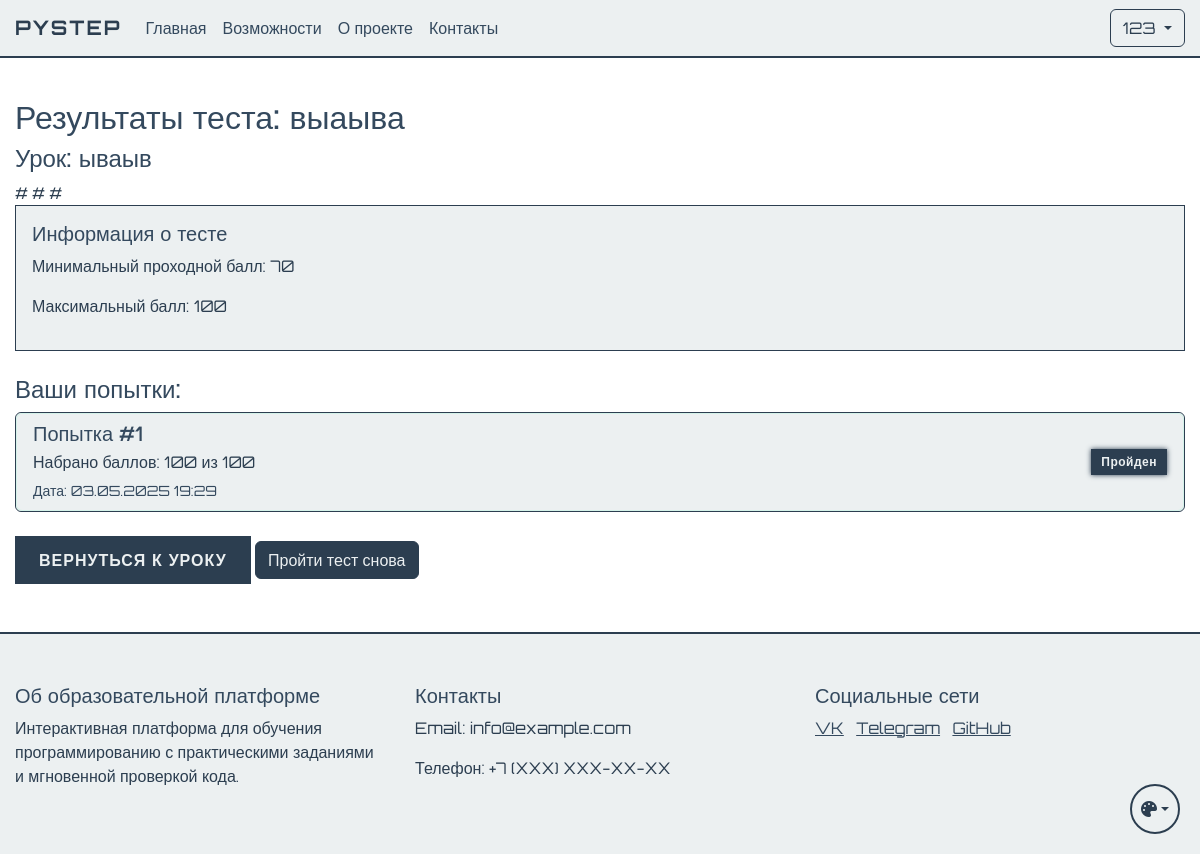
Page /lessons/1/test (signed in) on the committed database.
### app.py (models this page shows, shortened)
class User(UserMixin, db.Model):
    id = db.Column(db.Integer, primary_key=True)
    name = db.Column(db.String(100), nullable=False)
    username = db.Column(db.String(80), unique=True, nullable=False)
    email = db.Column(db.String(120), unique=True, nullable=False)
    password_hash = db.Column(db.String(128))
    is_admin = db.Column(db.Boolean, default=False)
    user_type = db.Column(db.String(20), default='student')  # student, teacher, admin
    created_by = db.Column(db.Integer, db.ForeignKey('user.id'), nullable=True)  # ID пользователя, создавшего этого пользователя
    created_at = db.Column(db.DateTime, default=db.func.now())
    last_login = db.Column(db.DateTime)
    is_active = db.Column(db.Boolean, default=True)
    progress = db.relationship('UserProgress', backref='user', lazy=True)
    ratings = db.relationship('UserRating', backref='user', lazy=True)
    created_users = db.relationship('User', backref=db.backref('creator', remote_side=[id]))

class TheoryTest(db.Model):
    id = db.Column(db.Integer, primary_key=True)
    lesson_id = db.Column(db.Integer, db.ForeignKey('lesson.id'), nullable=False)
    title = db.Column(db.String(200), nullable=False)
    description = db.Column(db.Text)
    max_score = db.Column(db.Integer, default=100)
    time_limit = db.Column(db.Integer)  # Время на прохождение в минутах
    questions = db.relationship('TestQuestion', backref='test', lazy=True)
    created_at = db.Column(db.DateTime, default=db.func.now())
    updated_at = db.Column(db.DateTime, default=db.func.now(), onupdate=db.func.now())
    is_active = db.Column(db.Boolean, default=True)
    required_score = db.Column(db.Integer, default=70)  # Минимальный балл для прохождения

class Lesson(db.Model):
    id = db.Column(db.Integer, primary_key=True)
    order_number = db.Column(db.Integer, unique=True, nullable=False)
    title = db.Column(db.String(200), nullable=False)
    description = db.Column(db.Text)
    is_active = db.Column(db.Boolean, default=True)
    created_at = db.Column(db.DateTime, default=db.func.now())
    theory_content = db.Column(db.Text)
    theory_test = db.relationship('TheoryTest', backref='lesson', uselist=False)
    practice_tasks = db.relationship('PracticeTask', backref='lesson', lazy=True)
    required_lesson_id = db.Column(db.Integer, db.ForeignKey('lesson.id'), nullable=True)
    required_lesson = db.relationship('Lesson', remote_side=[id], backref='next_lessons')

class TestResult(db.Model):
    id = db.Column(db.Integer, primary_key=True)
    user_id = db.Column(db.Integer, db.ForeignKey('user.id'), nullable=False)
    lesson_id = db.Column(db.Integer, db.ForeignKey('lesson.id'), nullable=False)
    test_id = db.Column(db.Integer, db.ForeignKey('theory_test.id'), nullable=False)
    score = db.Column(db.Integer, nullable=False)
    is_passed = db.Column(db.Boolean, default=False)
    started_at = db.Column(db.DateTime, nullable=False)
    completed_at = db.Column(db.DateTime)
    answers = db.Column(db.JSON)  # Хранение ответов пользователя
    created_at = db.Column(db.DateTime, default=db.func.now())
    updated_at = db.Column(db.DateTime, default=db.func.now(), onupdate=db.func.now())
    user = db.relationship('User', backref=db.backref('test_results', lazy=True))
    test = db.relationship('TheoryTest', backref=db.backref('results', lazy=True))
    lesson = db.relationship('Lesson', backref=db.backref('test_results', lazy=True))

### app.py (the view, shortened to what this page needs)
@app.route('/lessons/<int:lesson_id>/test', methods=['GET', 'POST'])
@login_required
def take_test(lesson_id):
    lesson = Lesson.query.get_or_404(lesson_id)
    test = TheoryTest.query.filter_by(lesson_id=lesson_id, is_active=True).first()
    if not test:
        flash('Тест не найден или неактивен')
        return redirect(url_for('view_student_lesson', lesson_id=lesson_id))
    progress = UserProgress.query.filter_by(
        user_id=current_user.id,
        lesson_id=lesson_id
    ).first()
    if not progress or not progress.theory_completed:
        flash('Сначала необходимо пройти теоретический материал')
        return redirect(url_for('view_lesson_theory', lesson_id=lesson_id))
    previous_results = TestResult.query.filter_by(
        user_id=current_user.id,
        test_id=test.id
    ).order_by(TestResult.created_at.desc()).all()
    if request.method == 'GET' and any(result.is_passed for result in previous_results):
        if request.args.get('retake') == 'true':
            return render_template('take_test.html', lesson=lesson, test=test)
        return render_template('test_results.html',
                            lesson=lesson,
                            test=test,
                            results=previous_results)

### app.py (called while the page is built)
@login_manager.user_loader
def load_user(user_id):
    return db.session.get(User, int(user_id))

### templates/test_results.html (shortened to what this page needs)
{% extends "base.html" %}
{% block content %}
<div class="container mt-4">
    <h2>Результаты теста: {{ test.title }}</h2>
    <h4>Урок: {{ lesson.title }}</h4>
    #{% with messages = get_flashed_messages() %}
    #
    #{% endwith %}
    <div class="card mb-4">
        <div class="card-body">
            <h5 class="card-title">Информация о тесте</h5>
            <p>Минимальный проходной балл: {{ test.required_score }}</p>
            <p>Максимальный балл: {{ test.max_score }}</p>
        </div>
    </div>
    <h4>Ваши попытки:</h4>
    {% if results %}
        <div class="list-group">
            {% for result in results %}
                <div class="list-group-item {% if result.is_passed %}list-group-item-success{% else %}list-group-item-danger{% endif %}">
                    <div class="d-flex justify-content-between align-items-center">
                        <div>
                            <h5 class="mb-1">Попытка #{{ loop.revindex }}</h5>
                            <p class="mb-1">Набрано баллов: {{ result.score }} из {{ test.max_score }}</p>
                            <small>Дата: {{ result.created_at.strftime('%d.%m.%Y %H:%M') }}</small>
                        </div>
                        <div>
                            {% if result.is_passed %}
                                <span class="badge bg-success">Пройден</span>
                            {% else %}
                                <span class="badge bg-danger">Не пройден</span>
                            {% endif %}
                        </div>
                    </div>
                </div>
            {% endfor %}
        </div>
    {% else %}
        <p>У вас пока нет попыток прохождения теста.</p>
    {% endif %}
    <div class="mt-4">
        <a href="{{ url_for('view_student_lesson', lesson_id=lesson.id) }}" class="btn btn-primary">Вернуться к уроку</a>
        <a href="{{ url_for('take_test', lesson_id=lesson.id, retake='true') }}" class="btn btn-success">Пройти тест снова</a>
    </div>
</div>
{% endblock %}

### templates/base.html (shortened to what this page needs)
<!DOCTYPE html>
<html lang="ru">
<head>
    <link href="https://cdn.jsdelivr.net/npm/bootstrap@5.3.0/dist/css/bootstrap.min.css" rel="stylesheet">
    <link href="{{ url_for('static', filename='css/themes.css') }}" rel="stylesheet">
    <link href="{{ url_for('static', filename='css/base.css') }}" rel="stylesheet">
    <link href="{{ url_for('static', filename='css/components.css') }}" rel="stylesheet">
    <link href="{{ url_for('static', filename='css/forms.css') }}" rel="stylesheet">
    <link href="{{ url_for('static', filename='css/tables.css') }}" rel="stylesheet">
    <link href="{{ url_for('static', filename='css/layout.css') }}" rel="stylesheet">
</head>
<body>
    <nav class="navbar navbar-expand-lg navbar-dark">
        <div class="container">
            <a class="navbar-brand" href="{{ url_for('index') }}">PyStep</a>
            <div class="collapse navbar-collapse" id="navbarNav">
                <ul class="navbar-nav me-auto">
                    <li class="nav-item">
                        <a class="nav-link" href="{{ url_for('index') }}">Главная</a>
                    </li>
                    <li class="nav-item">
                        <a class="nav-link" href="/#features">Возможности</a>
                    </li>
                    <li class="nav-item">
                        <a class="nav-link" href="/#about">О проекте</a>
                    </li>
                    <li class="nav-item">
                        <a class="nav-link" href="/#contact">Контакты</a>
                    </li>
                </ul>
                <div class="d-flex">
                    {% if current_user.is_authenticated %}
                        <div class="dropdown">
                            <button class="btn btn-outline-light dropdown-toggle" type="button" id="userMenu" data-bs-toggle="dropdown">
                                {{ current_user.username }}
                            </button>
                        </div>
                    {% else %}
                        <a href="{{ url_for('login') }}" class="btn btn-outline-light me-2">Войти</a>
                    {% endif %}
                </div>
            </div>
        </div>
    </nav>
    {% block content %}{% endblock %}
    <footer class="footer mt-5">
        <div class="container">
            <div class="row">
                <div class="col-md-4">
                    <h5>Об образовательной платформе</h5>
                    <p>Интерактивная платформа для обучения программированию с практическими заданиями и мгновенной проверкой кода.</p>
                </div>
                <div class="col-md-4">
                    <h5>Контакты</h5>
                    <p>Email: info@example.com</p>
                    <p>Телефон: +7 (XXX) XXX-XX-XX</p>
                </div>
                <div class="col-md-4">
                    <h5>Социальные сети</h5>
                    <a href="#" class="text-white me-2">VK</a>
                    <a href="#" class="text-white me-2">Telegram</a>
                    <a href="#" class="text-white">GitHub</a>
                </div>
            </div>
        </div>
    </footer>
    <div class="theme-switch">
        <button class="btn dropdown-toggle" type="button" id="themeDropdown" data-bs-toggle="dropdown" aria-expanded="false">
            <i class="fa-solid fa-palette"></i>
        </button>
    </div>
    <link rel="stylesheet" href="https://cdnjs.cloudflare.com/ajax/libs/font-awesome/6.5.1/css/all.min.css">
</body>
</html>

### static/css/themes.css (style rules this page uses)
:root[data-theme="classic"] { --cyber-primary: #2c3e50; --cyber-secondary: #34495e; --cyber-dark: #ecf0f1; --cyber-bg: #ffffff; --cyber-text: #2c3e50; --cyber-text-light: #34495e; --cyber-text-muted: #7f8c8d; --cyber-card-bg: #ecf0f1; --cyber-text-dark: #2c3e50; --cyber-info: #3498db; }

### static/css/base.css (style rules this page uses)
body { font-family: 'Orbitron', sans-serif; background-color: var(--cyber-bg); color: var(--cyber-text); min-height: 100vh; display: flex; flex-direction: column; opacity: 0; transition: opacity 0.3s ease; }
body.theme-loaded { opacity: 1; }
h1, h2, h3, h4, h5, h6 { color: var(--cyber-text-light); }
p { color: var(--cyber-text); }
.text-white { color: var(--cyber-text-light) !important; }
.navbar { background-color: var(--cyber-dark) !important; border-bottom: 2px solid var(--cyber-primary); }
.navbar-brand { color: var(--cyber-primary) !important; font-weight: 700; text-transform: uppercase; letter-spacing: 2px; }
.nav-link { color: var(--cyber-text-light) !important; transition: all 0.3s ease; }
.footer { background-color: var(--cyber-dark); border-top: 2px solid var(--cyber-primary); color: var(--cyber-text-light); padding: 50px 0; margin-top: auto; }

### static/css/components.css (style rules this page uses)
.card { background-color: var(--cyber-card-bg); border: 1px solid var(--cyber-primary); color: var(--cyber-text-light); }
.card-body { background-color: var(--cyber-card-bg); color: var(--cyber-text-light); }
.btn-outline-light { border-color: var(--cyber-primary); color: var(--cyber-primary); transition: all 0.3s ease; }

### static/css/layout.css (style rules this page uses)
.container { max-width: 1200px; margin: 0 auto; padding: 0 15px; }
.row { margin: 0 -15px; }
.col, [class*="col-"] { padding: 0 15px; }
.mt-4 { margin-top: 1.5rem; }
.mt-5 { margin-top: 3rem; }
.mb-1 { margin-bottom: 0.25rem; }
.mb-4 { margin-bottom: 1.5rem; }
.d-flex { display: flex; }
.justify-content-between { justify-content: space-between; }
.align-items-center { align-items: center; }

### rows in the picture
User: username "123"
TheoryTest: title "выаыва", required_score "70", max_score "100"
Lesson: title "ываыв"
TestResult: score "100", created_at "03.05.2025 19:29", is_passed "Пройден"
